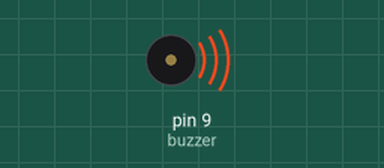
The sketch below on a simulated Arduino Uno, built with avr-gcc and run on an emulated ATmega328P. On the bench: buzzer (waves = sounding, pin HIGH).

Above: at 0.1 s.
Timing chart, 0 to 1.6 s (numbered marks = the images above):
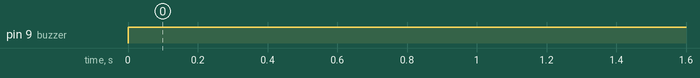

Measured:
- by itself, pin 9 (buzzer): LOW → HIGH at 0.00 s

The sketch:

buzzer.ino
```cpp
int buzzer=9;
void setup() {
  pinMode(buzzer,OUTPUT);
  Serial.begin(9600);
  // put your setup code here, to run once:

}

void loop() {
  digitalWrite(buzzer, HIGH);
  //digitalWrite(buzzer, LOW);
  // put your main code here, to run repeatedly:

}
```
